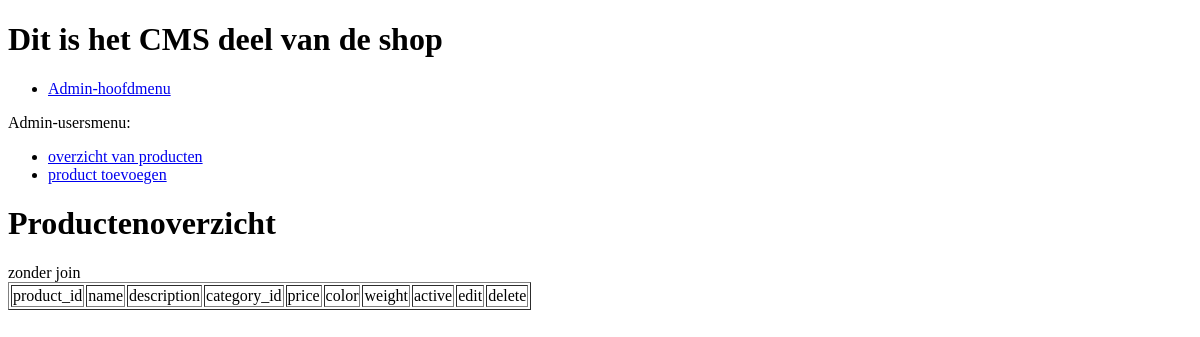
The page /admin/products/index.php (signed in) on the database as committed earlier.
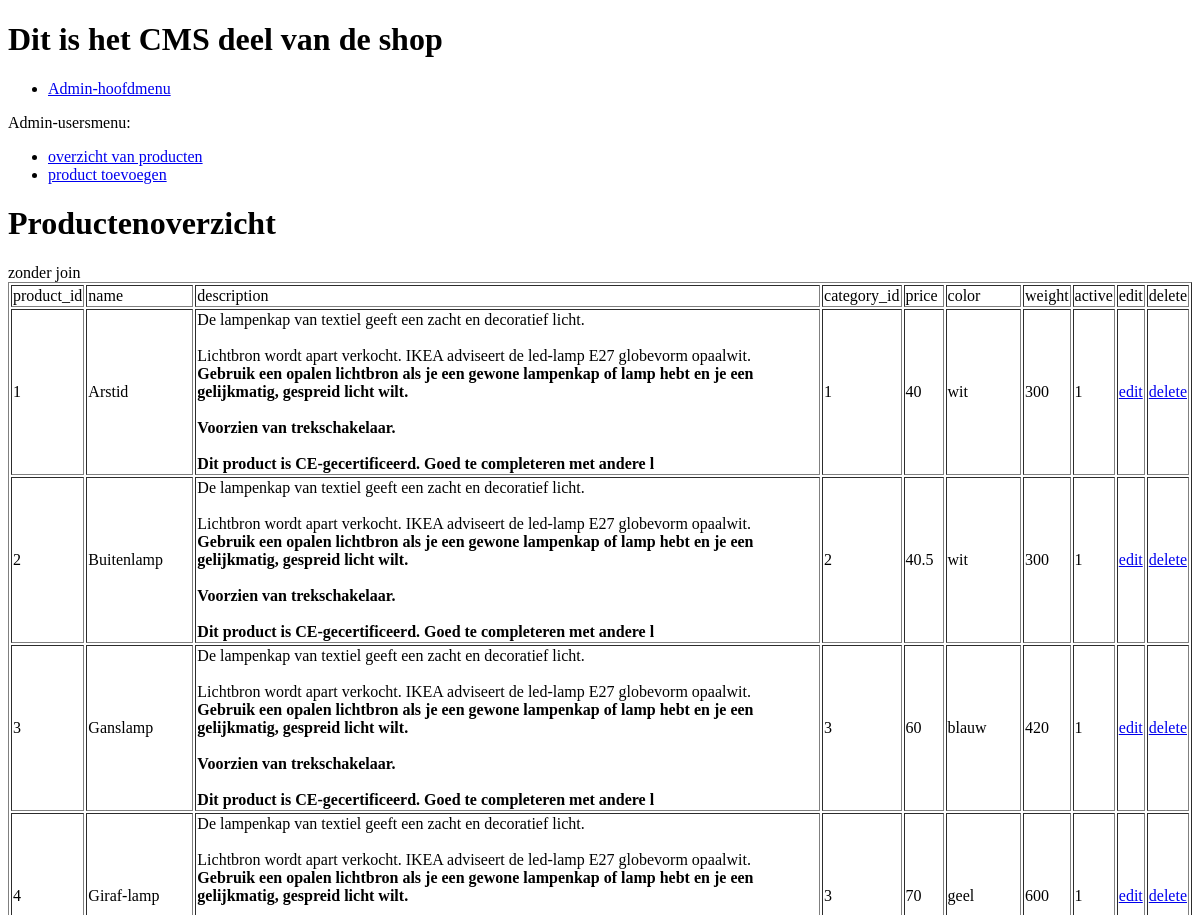
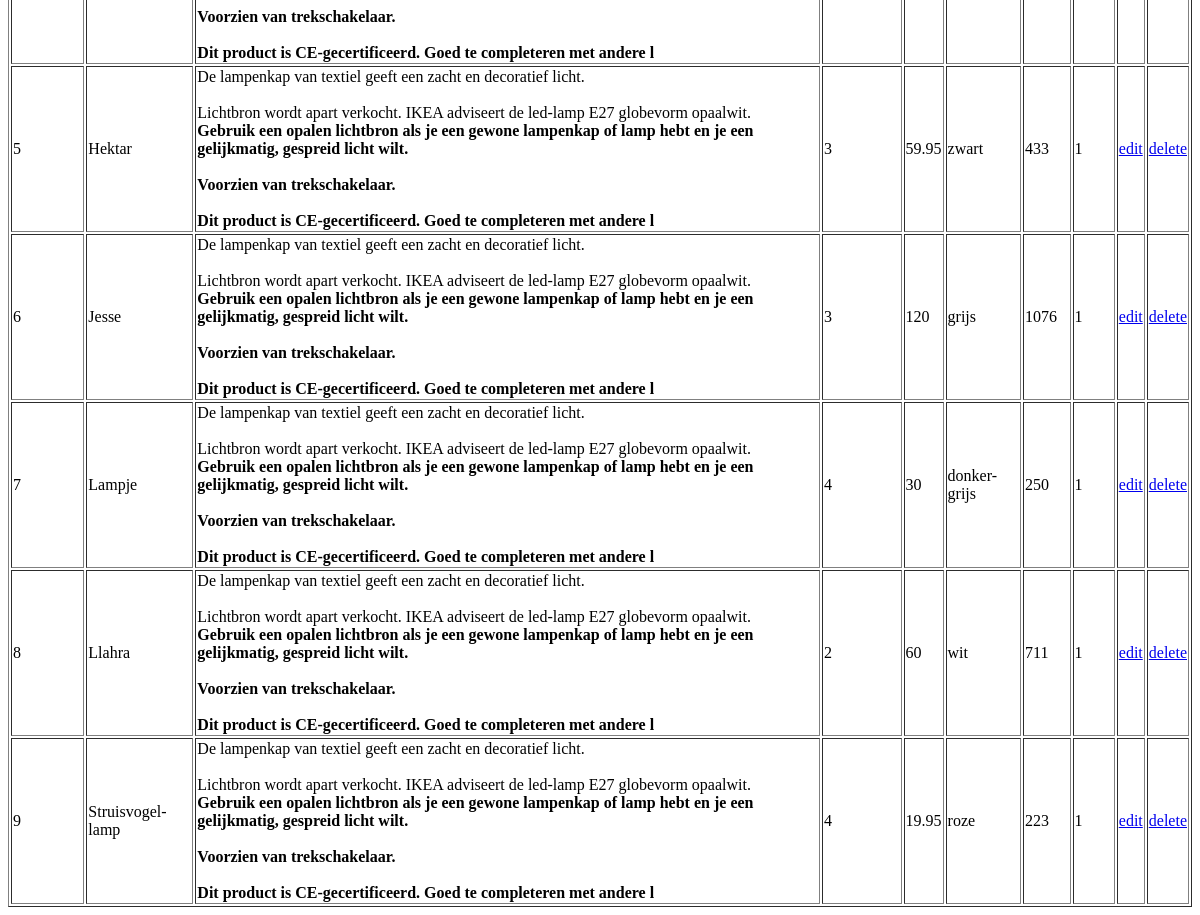
The same page on the database as committed later (2 pictures, top to bottom).
### tables this page shows
CREATE TABLE `product` (
  `product_id` int(11) UNSIGNED NOT NULL,
  `name` varchar(100) NOT NULL,
  `description` varchar(400) NOT NULL,
  `category_id` int(11) NOT NULL,
  `price` float NOT NULL,
  `color` varchar(80) NOT NULL,
  `weight` varchar(50) NOT NULL,
  `active` tinyint(1) NOT NULL
);

### admin/products/index.php (the view, shortened to what this page needs)
<?php
    include('../core/header.php');
    include('products-menu.php');
?>
<h1>Productenoverzicht</h1>
<?php
        echo '<div class="warning">zonder join</div>';
        $liqry = $con->prepare("SELECT product_id, name, description, category_id, price, color, weight, active FROM product");
        $columns = array('product_id', 'name', 'description', 'category_id', 'price', 'color', 'weight', 'active');
        if($liqry === false) {
           echo mysqli_error($con);
        } else{
            $liqry->bind_result( $product_id, $name, $description, $category_id, $price, $color, $weight, $active);
            if($liqry->execute()){
                $liqry->store_result();
                echo '<table border=1>
                        <tr>';
                            foreach ($columns as $column) {
                            ?>
                                <td><?php echo $column; ?></td>
                            <?php
                            }
                echo '
                            <td>edit</td>
                            <td>delete</td>
                        </tr>';
                while ($liqry->fetch() ) {
                    foreach ($columns as $column) { ?>
                        <td><?php echo ${$column}; ?></td>
                    <?php
}
                    ?>
                        <td><a href="edit_product.php?id=<?php echo $product_id; ?>">edit</a></td>
                        <td><a href="delete_product.php?id=<?php echo $product_id; ?>">delete</a></td>
                    <?php
                }
                echo '</table>';
            }
        }
?>
<?php
    include('../core/footer.php');
?>

### admin/core/header.php (shortened to what this page needs)
<!DOCTYPE html>
<html lang="en">
<head>
</head>
<body>
<h1>Dit is het CMS deel van de shop</h1>

### admin/products/products-menu.php
<ul>
<li><a href="../index_loggedin.php">Admin-hoofdmenu</a></li>
</ul>
Admin-usersmenu:
<ul>
<li><a href="index.php">overzicht van producten</a></li>
<li><a href="add_product.php">product toevoegen</a></li>
</ul>

### admin/core/footer.php (shortened to what this page needs)
</body>
</html>

Rows that differ between the two databases and show on the page:
added product: column "1", column "Arstid", column "De lampenkap van textiel geeft een zacht en decoratief licht. Lichtbron wordt apart verkocht. IKEA adviseert de led-lamp E27 globevorm opaalwit. Gebruik een opalen lichtbron als je een gewone lampenkap of lamp hebt en je een gelijkmatig, gespreid licht wilt. Voorzien van trekschakelaar. Dit product is CE-gecertificeerd. Goed te completeren met andere l", column "40", column "wit", column "300"
added product: column "2", column "Buitenlamp", column "De lampenkap van textiel geeft een zacht en decoratief licht. Lichtbron wordt apart verkocht. IKEA adviseert de led-lamp E27 globevorm opaalwit. Gebruik een opalen lichtbron als je een gewone lampenkap of lamp hebt en je een gelijkmatig, gespreid licht wilt. Voorzien van trekschakelaar. Dit product is CE-gecertificeerd. Goed te completeren met andere l", column "40.5", column "wit", column "300", column "1"
added product: column "3", column "Ganslamp", column "De lampenkap van textiel geeft een zacht en decoratief licht. Lichtbron wordt apart verkocht. IKEA adviseert de led-lamp E27 globevorm opaalwit. Gebruik een opalen lichtbron als je een gewone lampenkap of lamp hebt en je een gelijkmatig, gespreid licht wilt. Voorzien van trekschakelaar. Dit product is CE-gecertificeerd. Goed te completeren met andere l", column "60", column "blauw", column "420", column "1"
added product: column "4", column "Giraf-lamp", column "De lampenkap van textiel geeft een zacht en decoratief licht. Lichtbron wordt apart verkocht. IKEA adviseert de led-lamp E27 globevorm opaalwit. Gebruik een opalen lichtbron als je een gewone lampenkap of lamp hebt en je een gelijkmatig, gespreid licht wilt. Voorzien van trekschakelaar. Dit product is CE-gecertificeerd. Goed te completeren met andere l", column "3", column "70", column "geel", column "600", column "1"
added product: column "5", column "Hektar", column "De lampenkap van textiel geeft een zacht en decoratief licht. Lichtbron wordt apart verkocht. IKEA adviseert de led-lamp E27 globevorm opaalwit. Gebruik een opalen lichtbron als je een gewone lampenkap of lamp hebt en je een gelijkmatig, gespreid licht wilt. Voorzien van trekschakelaar. Dit product is CE-gecertificeerd. Goed te completeren met andere l", column "3", column "59.95", column "zwart", column "433", column "1"
added product: column "6", column "Jesse", column "De lampenkap van textiel geeft een zacht en decoratief licht. Lichtbron wordt apart verkocht. IKEA adviseert de led-lamp E27 globevorm opaalwit. Gebruik een opalen lichtbron als je een gewone lampenkap of lamp hebt en je een gelijkmatig, gespreid licht wilt. Voorzien van trekschakelaar. Dit product is CE-gecertificeerd. Goed te completeren met andere l", column "3", column "120", column "grijs", column "1076", column "1"
added product: column "7", column "Lampje", column "De lampenkap van textiel geeft een zacht en decoratief licht. Lichtbron wordt apart verkocht. IKEA adviseert de led-lamp E27 globevorm opaalwit. Gebruik een opalen lichtbron als je een gewone lampenkap of lamp hebt en je een gelijkmatig, gespreid licht wilt. Voorzien van trekschakelaar. Dit product is CE-gecertificeerd. Goed te completeren met andere l", column "4", column "30", column "donker-grijs", column "250", column "1"
added product: column "8", column "Llahra", column "De lampenkap van textiel geeft een zacht en decoratief licht. Lichtbron wordt apart verkocht. IKEA adviseert de led-lamp E27 globevorm opaalwit. Gebruik een opalen lichtbron als je een gewone lampenkap of lamp hebt en je een gelijkmatig, gespreid licht wilt. Voorzien van trekschakelaar. Dit product is CE-gecertificeerd. Goed te completeren met andere l", column "2", column "60", column "wit", column "711", column "1"
added product: column "9", column "Struisvogel-lamp", column "De lampenkap van textiel geeft een zacht en decoratief licht. Lichtbron wordt apart verkocht. IKEA adviseert de led-lamp E27 globevorm opaalwit. Gebruik een opalen lichtbron als je een gewone lampenkap of lamp hebt en je een gelijkmatig, gespreid licht wilt. Voorzien van trekschakelaar. Dit product is CE-gecertificeerd. Goed te completeren met andere l", column "4", column "19.95", column "roze", column "223", column "1"
